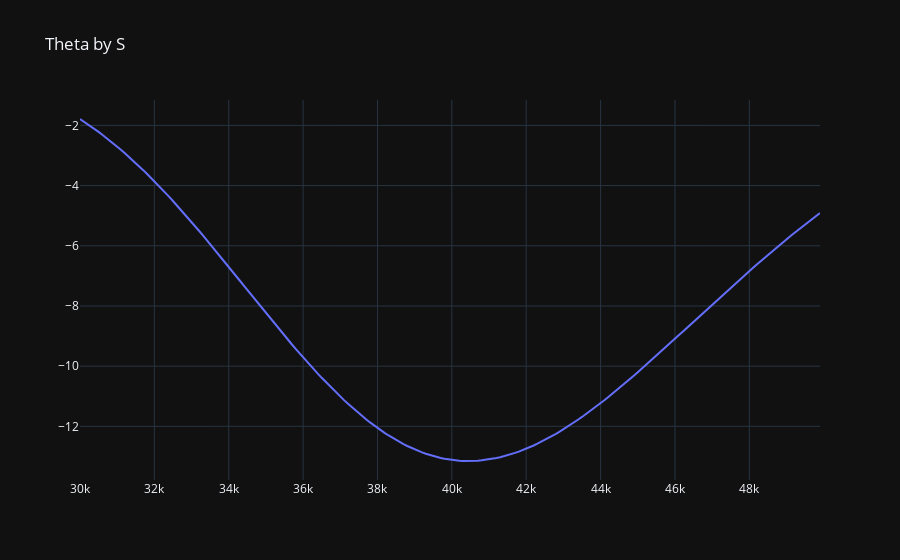

The notebook cell saved with this chart:
### Code cell
#S
theta_s = []

for i in np.arange(30000,50000,100):
    theta_s.append((get_all_greeks('c',int(i),40000,0.25,0,0.3)['theta'])[0])

trace = go.Scatter(x=np.arange(30000,50000,100),
                   y=theta_s,
                   mode='lines',
                   name='theta_byS')
data = [trace]
py.offline.iplot({'data':data,"layout":go.Layout(title="Theta by S")})

### Figure 1 — Plotly figure (JSON) as saved in the notebook; plotly's stock layout.template omitted (floating-point values rounded to 4 significant figures; data arrays with more than 128 entries replaced by an {"elided": "..."} marker saying what was removed)
{"data": [{"mode": "lines", "name": "theta_byS", "x": {"elided": "200 int values"}, "y": {"elided": "200 float values"}, "type": "scatter"}], "layout": {"title": {"text": "Theta by S"}}}
